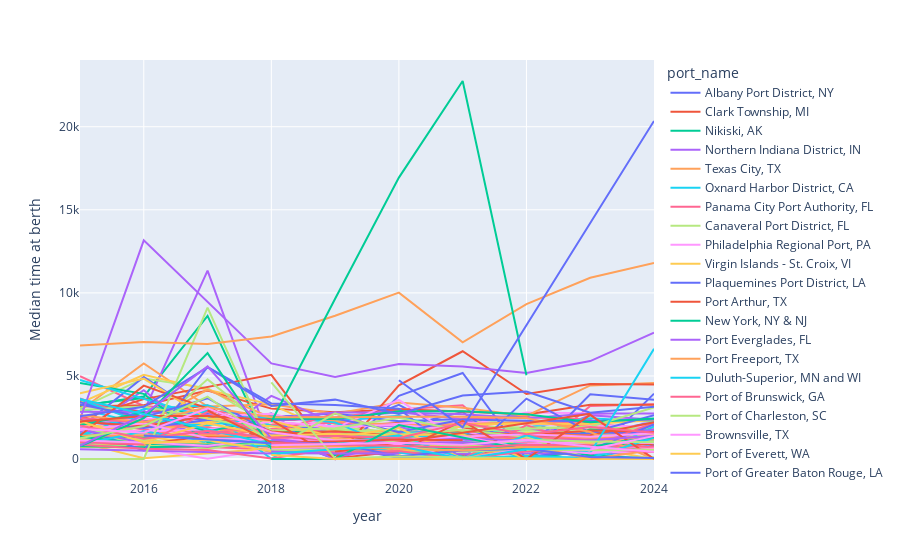

Source (notebook cell):
### Code cell
px.line(main_gdf[main_gdf.status==5].groupby(['port_name','year'],observed=True)['status_duration'].median(numeric_only=True).reset_index().sort_values('year'),
        x='year',y='status_duration',color='port_name', labels={'status_duration':'Median time at berth'}
)
